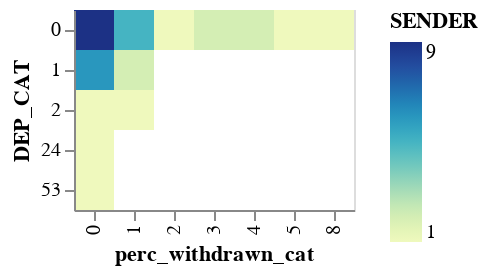

Here is the notebook cell this chart was saved with:
### Code cell
alt.Chart(df).mark_rect().encode(
    x=alt.X('perc_withdrawn_cat:O', sort=alt.EncodingSortField(order='ascending')),
    y=alt.Y('DEP_CAT:O', sort=alt.EncodingSortField(order='descending')),
    color='SENDER:Q'
)

### Figure 1 — Vega-Lite specification as saved in the notebook (floating-point values rounded to 4 significant figures)
{"config": {"view": {"continuousWidth": 400, "continuousHeight": 300}}, "data": {"name": "data-7f334987b2c60d247697781f01590f69"}, "mark": "rect", "encoding": {"color": {"field": "SENDER", "type": "quantitative"}, "x": {"field": "perc_withdrawn_cat", "sort": {"order": "ascending"}, "type": "ordinal"}, "y": {"field": "DEP_CAT", "sort": {"order": "descending"}, "type": "ordinal"}}, "$schema": "https://vega.github.io/schema/vega-lite/v4.17.0.json", "datasets": {"data-7f334987b2c60d247697781f01590f69": [{"DEP_CAT": 0, "perc_withdrawn_cat": 0, "SENDER": 9}, {"DEP_CAT": 0, "perc_withdrawn_cat": 1, "SENDER": 5}, {"DEP_CAT": 0, "perc_withdrawn_cat": 2, "SENDER": 1}, {"DEP_CAT": 0, "perc_withdrawn_cat": 3, "SENDER": 2}, {"DEP_CAT": 0, "perc_withdrawn_cat": 4, "SENDER": 2}, {"DEP_CAT": 0, "perc_withdrawn_cat": 5, "SENDER": 1}, {"DEP_CAT": 0, "perc_withdrawn_cat": 8, "SENDER": 1}, {"DEP_CAT": 1, "perc_withdrawn_cat": 0, "SENDER": 6}, {"DEP_CAT": 1, "perc_withdrawn_cat": 1, "SENDER": 2}, {"DEP_CAT": 2, "perc_withdrawn_cat": 0, "SENDER": 1}, {"DEP_CAT": 2, "perc_withdrawn_cat": 1, "SENDER": 1}, {"DEP_CAT": 24, "perc_withdrawn_cat": 0, "SENDER": 1}, {"DEP_CAT": 53, "perc_withdrawn_cat": 0, "SENDER": 1}]}}
